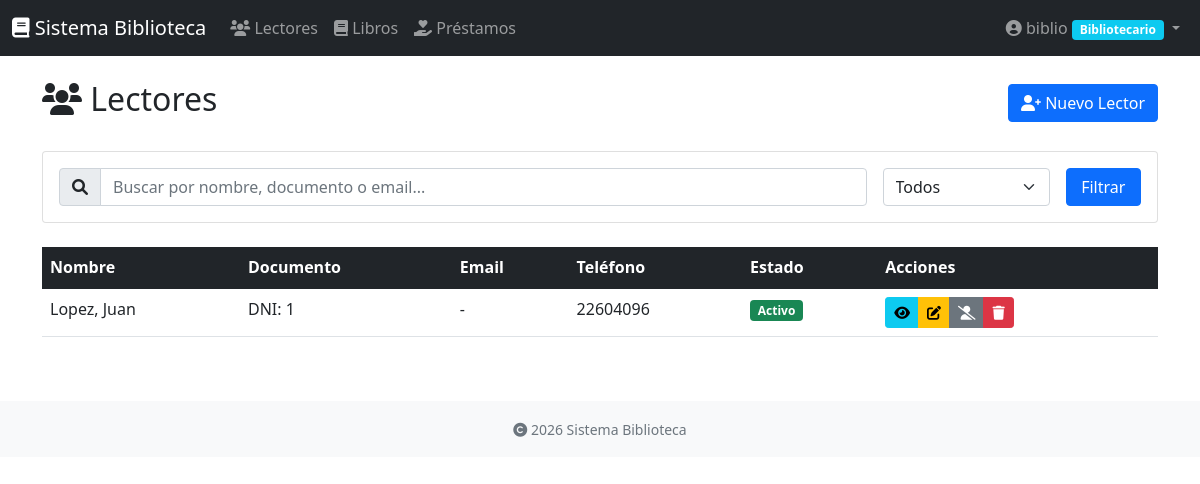
The page /lectores/ (signed in) on the database its author committed.
### usuarios/models.py (models this page shows, shortened)
class Perfil(models.Model):
    ROLES = (
        ('admin', 'Administrador'),
        ('bibliotecario', 'Bibliotecario'),
    )
    usuario = models.OneToOneField(User, on_delete=models.CASCADE, related_name='perfil')
    rol = models.CharField(max_length=20, choices=ROLES, default='bibliotecario')
    telefono = models.CharField(max_length=15, blank=True)
    direccion = models.TextField(blank=True)
    fecha_registro = models.DateTimeField(auto_now_add=True)

### lectores/models.py (models this page shows, shortened)
class Lector(models.Model):
    TIPO_DOCUMENTO = (
        ('dni', 'DNI'),
        ('pasaporte', 'Pasaporte'),
        ('carnet_extranjeria', 'Carnet de Extranjería'),
    )
    nombre = models.CharField(max_length=100)
    apellidos = models.CharField(max_length=100)
    tipo_documento = models.CharField(max_length=20, choices=TIPO_DOCUMENTO, default='dni')
    numero_documento = models.CharField(max_length=20, unique=True)
    email = models.EmailField(blank=True)
    telefono = models.CharField(max_length=15)
    direccion = models.TextField()
    fecha_nacimiento = models.DateField()
    fecha_registro = models.DateTimeField(auto_now_add=True)
    activo = models.BooleanField(default=True)
    observaciones = models.TextField(blank=True)
    class Meta:
        ordering = ['apellidos', 'nombre']
        verbose_name = 'Lector'
        verbose_name_plural = 'Lectores'

### lectores/views.py (the view, shortened to what this page needs)
# urls.py: path('', views.lista_lectores, name='lista_lectores'),
@login_required
def lista_lectores(request):
    query = request.GET.get('q', '')
    activo = request.GET.get('activo', '')
    lectores = Lector.objects.all()
    if activo:
        lectores = lectores.filter(activo=(activo == 'true'))
    context = {
        'lectores': lectores,
        'query': query,
        'activo_seleccionado': activo,
    }
    return render(request, 'lectores/lista_lectores.html', context)

### templates/lectores/lista_lectores.html (shortened to what this page needs)
{% extends 'base.html' %}
{% block content %}
<div class="d-flex justify-content-between align-items-center mb-4">
    <h2><i class="fas fa-users"></i> Lectores</h2>
    {% if user.perfil.rol == 'bibliotecario' or user.perfil.rol == 'admin' %}
    <a href="{% url 'crear_lector' %}" class="btn btn-primary">
        <i class="fas fa-user-plus"></i> Nuevo Lector
    </a>
    {% endif %}
</div>
<div class="card mb-4">
    <div class="card-body">
        <form method="get" class="row g-3">
            <div class="col-md-9">
                <div class="input-group">
                    <span class="input-group-text"><i class="fas fa-search"></i></span>
                    <input type="text" name="q" class="form-control" placeholder="Buscar por nombre, documento o email..." value="{{ query }}">
                </div>
            </div>
            <div class="col-md-2">
                <select name="activo" class="form-select">
                    <option value="">Todos</option>
                </select>
            </div>
            <div class="col-md-1">
                <button type="submit" class="btn btn-primary w-100">Filtrar</button>
            </div>
        </form>
    </div>
</div>
<div class="table-responsive">
    <table class="table table-hover">
        <thead class="table-dark">
            <tr>
                <th>Nombre</th>
                <th>Documento</th>
                <th>Email</th>
                <th>Teléfono</th>
                <th>Estado</th>
                <th>Acciones</th>
            </tr>
        </thead>
        <tbody>
            {% for lector in lectores %}
            <tr>
                <td>{{ lector.apellidos }}, {{ lector.nombre }}</td>
                <td>{{ lector.get_tipo_documento_display }}: {{ lector.numero_documento }}</td>
                <td>{{ lector.email|default:"-" }}</td>
                <td>{{ lector.telefono }}</td>
                <td>
                    {% if lector.activo %}
                    <span class="badge bg-success">Activo</span>
                    {% else %}
                    <span class="badge bg-danger">Inactivo</span>
                    {% endif %}
                </td>
                <td>
                    <div class="btn-group btn-group-sm">
                        <a href="{% url 'detalle_lector' lector.pk %}" class="btn btn-info" title="Ver detalles">
                            <i class="fas fa-eye"></i>
                        </a>
                        {% if user.perfil.rol == 'bibliotecario' or user.perfil.rol == 'admin' %}
                        <a href="{% url 'editar_lector' lector.pk %}" class="btn btn-warning" title="Editar">
                            <i class="fas fa-edit"></i>
                        </a>
                        <a href="{% url 'toggle_lector' lector.pk %}" class="btn btn-secondary" title="{% if lector.activo %}Desactivar{% else %}Activar{% endif %}">
                            <i class="fas {% if lector.activo %}fa-user-slash{% else %}fa-user-check{% endif %}"></i>
                        </a>
                        <a href="{% url 'eliminar_lector' lector.pk %}" class="btn btn-danger" title="Eliminar">
                            <i class="fas fa-trash"></i>
                        </a>
                        {% endif %}
                    </div>
                </td>
            </tr>
            {% empty %}
            <tr>
                <td colspan="6" class="text-center">No se encontraron lectores.</td>
            </tr>
            {% endfor %}
        </tbody>
    </table>
</div>
{% endblock %}

### templates/base.html (shortened to what this page needs)
<!DOCTYPE html>
<html lang="es">
<head>
    <link href="https://cdn.jsdelivr.net/npm/bootstrap@5.1.3/dist/css/bootstrap.min.css" rel="stylesheet">
    <link rel="stylesheet" href="https://cdnjs.cloudflare.com/ajax/libs/font-awesome/6.0.0/css/all.min.css">
</head>
<body>
    <nav class="navbar navbar-expand-lg navbar-dark bg-dark">
        <div class="container-fluid">
            <a class="navbar-brand" href="{% url 'dashboard' %}">
                <i class="fas fa-book"></i> Sistema Biblioteca
            </a>
            {% if user.is_authenticated %}
            <div class="collapse navbar-collapse" id="navbarNav">
                <ul class="navbar-nav me-auto">
                    <li class="nav-item">
                        <a class="nav-link" href="{% url 'lista_lectores' %}">
                            <i class="fas fa-users"></i> Lectores
                        </a>
                    </li>
                    <li class="nav-item">
                        <a class="nav-link" href="{% url 'lista_libros' %}">
                            <i class="fas fa-book"></i> Libros
                        </a>
                    </li>
                    <li class="nav-item">
                        <a class="nav-link" href="{% url 'lista_prestamos' %}">
                            <i class="fas fa-hand-holding-heart"></i> Préstamos
                        </a>
                    </li>
                </ul>
                <ul class="navbar-nav">
                    <li class="nav-item dropdown">
                        <a class="nav-link dropdown-toggle" href="#" data-bs-toggle="dropdown">
                            <i class="fas fa-user-circle"></i>
                            {{ user.get_full_name|default:user.username }}
                            <span class="badge {% if user.perfil.rol == 'admin' %}bg-danger{% else %}bg-info{% endif %}">
                                {{ user.perfil.get_rol_display }}
                            </span>
                        </a>
                    </li>
                </ul>
            </div>
            {% endif %}
        </div>
    </nav>
    <main class="container mt-4">
        {% block content %}
        {% endblock %}
    </main>
    <footer class="bg-light text-center text-muted py-3 mt-5">
        <div class="container">
            <small>
                <i class="fas fa-copyright"></i> {% now "Y" %} Sistema Biblioteca
            </small>
        </div>
    </footer>
</body>
</html>

### rows shown on the page
Lector: apellidos "Lopez", nombre "Juan", tipo_documento "DNI", numero_documento "1", email "-", telefono "22604096", activo "Activo"

### other values the page prints
{{ user.get_full_name|default:user.username }} "biblio"
{{ user.perfil.get_rol_display }} "Bibliotecario"
